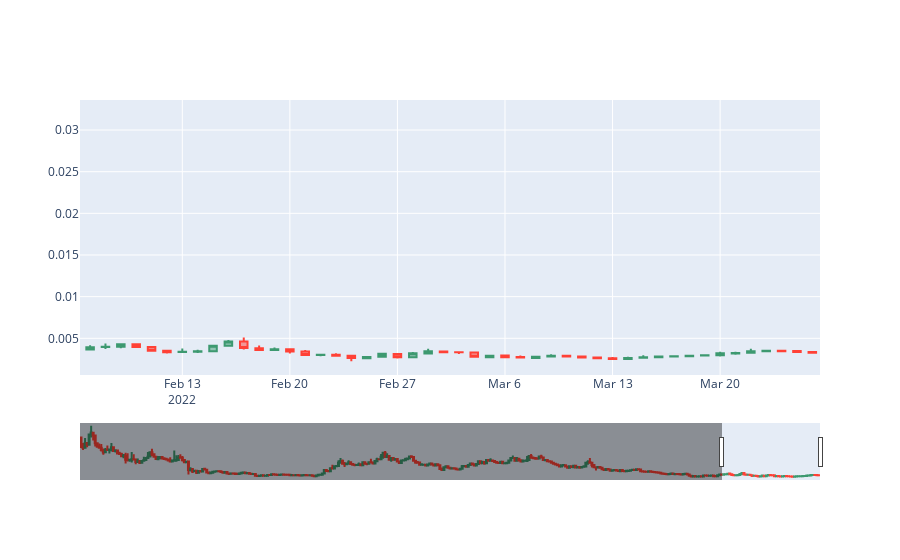

Write notebook code for a chart like this one.
### Markdown cell above
### Using plotly 
Amazing that this doesn't have automatic y-scaling on x-zoom.  Tried to hack it in with a callback (the zoom function) but it totally doesn't work with this newer version of plotly.

### Code cell
def zoom(layout, xrange):
    print('yaxis updated')
    in_view = df.loc[fig.layout.xaxis.range[0]:fig.layout.xaxis.range[1]]
    fig.layout.yaxis.range = [in_view.High.min() - 10, in_view.High.max() + 10]

candlestick = go.Candlestick(
    x     = bepro_historical['date'],
    open  = bepro_historical['open'],
    high  = bepro_historical['high'],
    low   = bepro_historical['low'],
    close = bepro_historical['close']
)

fig = go.Figure(data=[candlestick])
fig.update_yaxes(fixedrange=False)
# fig.layout.on_change(zoom, 'xaxis.range')
# fig.update_layout(
#     height=450, width=900, title={"text": "BEPRO"},
# )
# fig
fig.show()

### Figure 1 — Plotly figure (JSON) as saved in the notebook; plotly's stock layout.template omitted (floating-point values rounded to 4 significant figures; data arrays with more than 128 entries replaced by an {"elided": "..."} marker saying what was removed)
{"data": [{"close": {"elided": "365 float values"}, "high": {"elided": "365 float values"}, "low": {"elided": "365 float values"}, "open": {"elided": "365 float values"}, "type": "candlestick", "x": {"elided": "365 str values"}}], "layout": {"autosize": true, "xaxis": {"autorange": false, "range": ["2022-02-06 08:13:49.1934", "2022-03-26 12:00"], "rangeslider": {"autorange": true, "range": ["2021-03-26 12:00", "2022-03-26 12:00"], "yaxis": {"_template": null, "rangemode": "match"}}, "type": "date"}, "yaxis": {"autorange": true, "fixedrange": false, "range": [0.0005963, 0.0336]}}}
